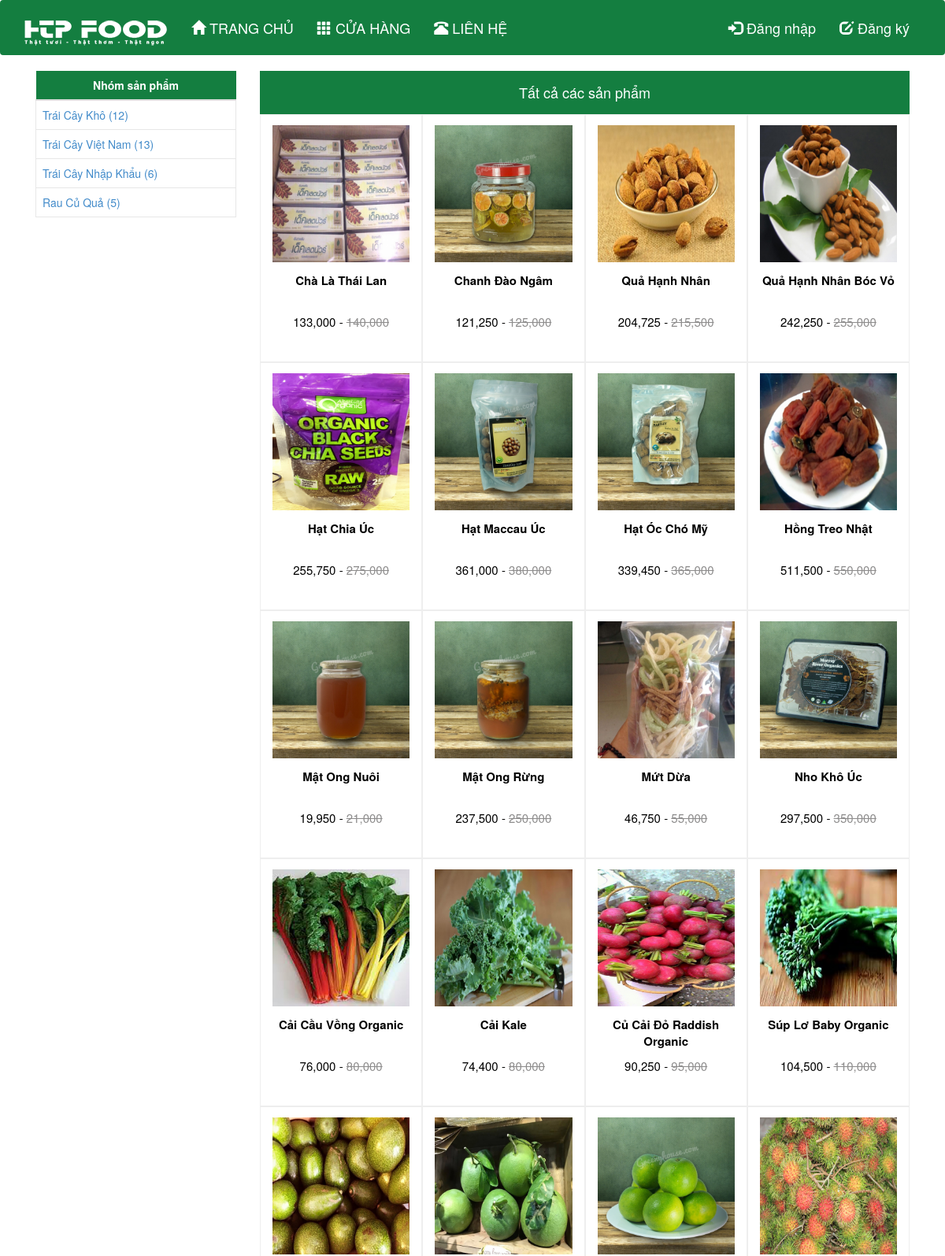
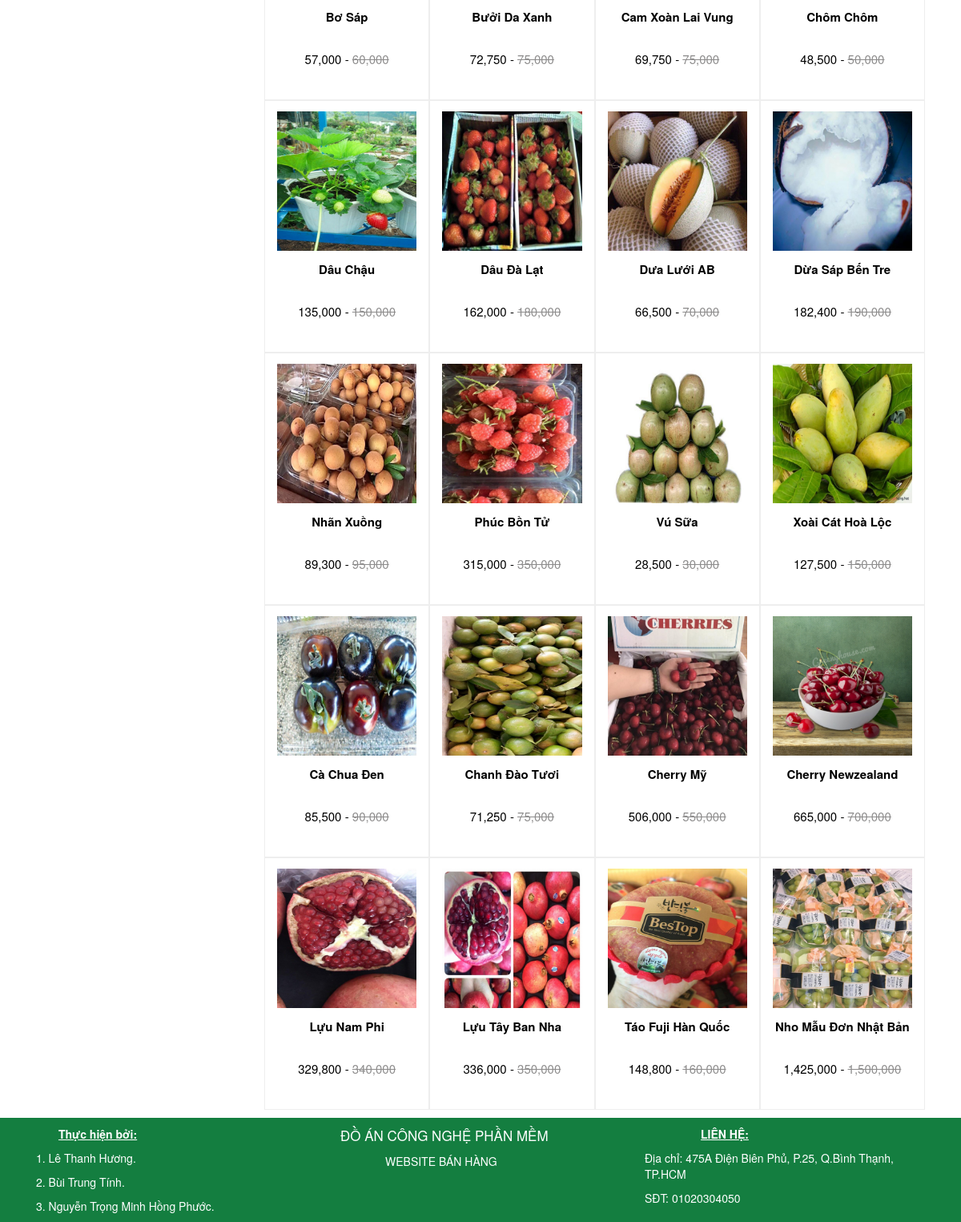
/?thread=shop, run on the app's committed database (2 pictures, top to bottom).
### tables this page shows
CREATE TABLE IF NOT EXISTS `nhomsp` (
  `idnhomsp` int(10) NOT NULL,
  `tennhomsp` varchar(100) NOT NULL,
  `hinhnhom` varchar(100) NOT NULL
);

CREATE TABLE IF NOT EXISTS `sanpham` (
  `idsanpham` int(10) NOT NULL,
  `idnhomsp` int(10) NOT NULL,
  `tensp` varchar(100) NOT NULL,
  `nhacc` varchar(100) NOT NULL,
  `giatien` int(100) NOT NULL,
  `giamgia` int(11) NOT NULL,
  `hinh` varchar(100) NOT NULL,
  `chitiet` varchar(2000) NOT NULL
);

### dulieu/shop.php (the view, shortened to what this page needs)
<?php
	require_once("mysql.php");
 	$conn = new mysqli($db_host, $db_username, $db_password, $db_name);
 	mysqli_set_charset($conn, 'UTF8');
?>
<div class="container">
	<div class="main-block col-md-3">
		<table class="table table-hover">
			<thead>
				<tr><th style="text-align: center; background: #147e40; color: #fff;">Nhóm sản phẩm</th></tr>
			</thead>
			<tbody>
			<?php
				$result=$conn->query("SELECT tennhomsp,idnhomsp FROM nhomsp");
				while($row = $result->fetch_assoc())
				{
					$sql_query = @mysql_query("SELECT count(*) FROM sanpham WHERE idnhomsp='{$row['idnhomsp']}'");
					$a = @mysql_fetch_array($sql_query);
			?>
					<tr><td class="group"><a href="?thread=groupview&idgroup=<?php echo $row['idnhomsp']; ?>"> <?php echo $row['tennhomsp']." (".$a['count(*)'].")"; ?> </a></td></tr>
			<?php
				}
			?>
			</tbody>
		</table>
	</div>
	<div class="main-block col-lg-9 col-md-9 col-sm-9 col-xs-12">
		<p class="title col-lg-12 col-md-12 col-sm-12 col-xs-12">Tất cả các sản phẩm</p>
			<?php
				$result1=$conn->query("SELECT * FROM sanpham");
				while($row1 = $result1->fetch_assoc())
				{
					$sale=$row1['giatien']-($row1['giamgia']*$row1['giatien']/100);
					$path="?thread=viewdetail&idproduct=".$row1['idsanpham'];
			?>
					<div class="categories-content col-lg-3 col-md-3 col-sm-6 col-xs-12" style="height:315px;">
					<div class="img-mini-content col-lg-3 col-md-6 col-sm-6 col-xs-12" style="width:100%;height:200px;float:left;">
						<a href="<?php echo $path; ?>"> <img src="<?php echo $row1['hinh']; ?>"></a>
					</div>
					<p class="categories-name" style="width:100%;height:42px;float:left;"><?php echo $row1['tensp']; ?></p>
					<p class="price"><span><?php echo number_format($sale); ?></span> - <span class="discount"><?php echo number_format($row1['giatien']); ?></span></p>
				</div>
			<?php
				}
			?>
			</div>
	</div>
</div>

### css/style.css (style rules this page uses)
.categories-content { text-align: center; color: black; font-size: 15px; border: 1px solid #eee; text-decoration: none; }
p.categories-name { font-weight: bold; }
td { padding: 8px 8px; border: 1px solid #e7e7e7; border-image-source: none; border-image-slice: 100% 100% 100% 100%; border-image-width: 1 1 1 1; border-image-outset: 0 0 0 0; border-image-repeat: stretch stretch; border-image: none; text-align: center; }
.categories-content img { width: 100%; max-height: 200px; }
span.discount { color: #8e8d8d; text-decoration: line-through; }
.group { text-align: left; vertical-align: middle !important; }
.img-mini-content img { max-height: 100%; max-width: 100%; width: auto; height: auto; position: absolute; top: 0; bottom: 0; left: 0; right: 0; margin: auto; }
p.title { font-size: 18px; line-height: 55px; text-align: center; background: #147e40; color: white; margin: 0; }

### data on the page
nhomsp: tennhomsp "Trái Cây Khô", count "12"
nhomsp: tennhomsp "Trái Cây Việt Nam", count "13"
nhomsp: tennhomsp "Trái Cây Nhập Khẩu", count "6"
nhomsp: tennhomsp "Rau Củ Quả", count "5"
sanpham: hinh (picture), tensp "Chà Là Thái Lan", sale "133,000", giatien "140,000"
sanpham: hinh (picture), tensp "Chanh Đào Ngâm", sale "121,250", giatien "125,000"
sanpham: hinh (picture), tensp "Quả Hạnh Nhân", sale "204,725", giatien "215,500"
sanpham: hinh (picture), tensp "Quả Hạnh Nhân Bóc Vỏ", sale "242,250", giatien "255,000"
sanpham: hinh (picture), tensp "Hạt Chia Úc", sale "255,750", giatien "275,000"
sanpham: hinh (picture), tensp "Hạt Maccau Úc", sale "361,000", giatien "380,000"
sanpham: hinh (picture), tensp "Hạt Óc Chó Mỹ", sale "339,450", giatien "365,000"
sanpham: hinh (picture), tensp "Hồng Treo Nhật", sale "511,500", giatien "550,000"
sanpham: hinh (picture), tensp "Mật Ong Nuôi", sale "19,950", giatien "21,000"
sanpham: hinh (picture), tensp "Mật Ong Rừng", sale "237,500", giatien "250,000"
sanpham: hinh (picture), tensp "Mứt Dừa", sale "46,750", giatien "55,000"
sanpham: hinh (picture), tensp "Nho Khô Úc", sale "297,500", giatien "350,000"
sanpham: hinh (picture), tensp "Cải Cầu Vồng Organic", sale "76,000", giatien "80,000"
sanpham: hinh (picture), tensp "Cải Kale", sale "74,400", giatien "80,000"
sanpham: hinh (picture), tensp "Củ Cải Đỏ Raddish Organic", sale "90,250", giatien "95,000"
sanpham: hinh (picture), tensp "Súp Lơ Baby Organic", sale "104,500", giatien "110,000"
sanpham: hinh (picture), tensp "Bơ Sáp", sale "57,000", giatien "60,000"
sanpham: hinh (picture), tensp "Bưởi Da Xanh", sale "72,750", giatien "75,000"
sanpham: hinh (picture), tensp "Cam Xoàn Lai Vung", sale "69,750", giatien "75,000"
sanpham: hinh (picture), tensp "Chôm Chôm", sale "48,500", giatien "50,000"
sanpham: hinh (picture), tensp "Dâu Chậu", sale "135,000", giatien "150,000"
sanpham: hinh (picture), tensp "Dâu Đà Lạt", sale "162,000", giatien "180,000"
sanpham: hinh (picture), tensp "Dưa Lưới AB", sale "66,500", giatien "70,000"
sanpham: hinh (picture), tensp "Dừa Sáp Bến Tre", sale "182,400", giatien "190,000"
sanpham: hinh (picture), tensp "Nhãn Xuồng", sale "89,300", giatien "95,000"
sanpham: hinh (picture), tensp "Phúc Bồn Tử", sale "315,000", giatien "350,000"
sanpham: hinh (picture), tensp "Vú Sữa", sale "28,500", giatien "30,000"
sanpham: hinh (picture), tensp "Xoài Cát Hoà Lộc", sale "127,500", giatien "150,000"
sanpham: hinh (picture), tensp "Cà Chua Đen", sale "85,500", giatien "90,000"
sanpham: hinh (picture), tensp "Chanh Đào Tươi", sale "71,250", giatien "75,000"
sanpham: hinh (picture), tensp "Cherry Mỹ", sale "506,000", giatien "550,000"
sanpham: hinh (picture), tensp "Cherry Newzealand", sale "665,000", giatien "700,000"
sanpham: hinh (picture), tensp "Lựu Nam Phi", sale "329,800", giatien "340,000"
sanpham: hinh (picture), tensp "Lựu Tây Ban Nha", sale "336,000", giatien "350,000"
sanpham: hinh (picture), tensp "Táo Fuji Hàn Quốc", sale "148,800", giatien "160,000"
sanpham: hinh (picture), tensp "Nho Mẫu Đơn Nhật Bản", sale "1,425,000", giatien "1,500,000"
